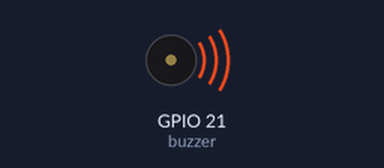
A sketch run on a simulated ESP32. Shown: buzzer (waves = sounding).

Above: at 0.1 s.
Timing chart, 0 to 40.0 s (numbered marks = the images above):
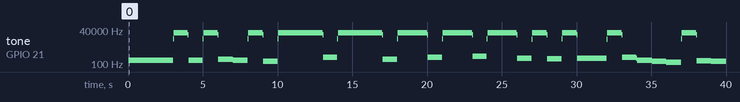

Measured:
- by itself, tone on GPIO 21 (buzzer): plays 190 Hz for 3.0 s, 8879 Hz for 0.04 s, 25000 Hz for 0.96 s, 18003 Hz for 0.04 s, 190 Hz for 0.96 s, 8861 Hz for 0.04 s … (56 notes in this stretch)

The sketch:

_____________.ino
```cpp
#define NOTE_B0  31
#define NOTE_C1  33
#define NOTE_CS1 35
#define NOTE_D1  37
#define NOTE_DS1 39
#define NOTE_E1  41
#define NOTE_F1  44
#define NOTE_FS1 46
#define NOTE_G1  49
#define NOTE_GS1 52
#define NOTE_A1  55
#define NOTE_AS1 58
#define NOTE_B1  62
#define NOTE_C2  65
#define NOTE_CS2 69
#define NOTE_D2  73
#define NOTE_DS2 78
#define NOTE_E2  82
#define NOTE_F2  87
#define NOTE_FS2 93
#define NOTE_G2  98
#define NOTE_GS2 104
#define NOTE_A2  110
#define NOTE_AS2 117
#define NOTE_B2  123
#define NOTE_C3  131
#define NOTE_CS3 139
#define NOTE_D3  147
#define NOTE_DS3 156
#define NOTE_E3  165
#define NOTE_F3  175
#define NOTE_FS3 185
#define NOTE_G3  196
#define NOTE_GS3 208
#define NOTE_A3  220
#define NOTE_AS3 233
#define NOTE_B3  247
#define NOTE_C4  262
#define NOTE_CS4 277
#define NOTE_D4  294
#define NOTE_DS4 311
#define NOTE_E4  330
#define NOTE_F4  349
#define NOTE_FS4 370
#define NOTE_G4  392
#define NOTE_GS4 415
#define NOTE_A4  440
#define NOTE_AS4 466
#define NOTE_B4  494
#define NOTE_C5  523
#define NOTE_CS5 554
#define NOTE_D5  587
#define NOTE_DS5 622
#define NOTE_E5  659
#define NOTE_F5  698
#define NOTE_FS5 740
#define NOTE_G5  784
#define NOTE_GS5 831
#define NOTE_A5  880
#define NOTE_AS5 932
#define NOTE_B5  988
#define NOTE_C6  1047
#define NOTE_CS6 1109
#define NOTE_D6  1175
#define NOTE_DS6 1245

#define NOTE_F6  1397
#define NOTE_FS6 1480
#define NOTE_GS6 1661

#define NOTE_CS7 2217
#define NOTE_DS7 2489

#define NOTE_FS7 2960
#define NOTE_GS7 3322
#define NOTE_AS7 3729
#define NOTE_B7  3951
#define NOTE_C8  4186
#define NOTE_CS8 4435
#define NOTE_D8  4699
#define NOTE_DS8 4978

#define buzzer 21
hw_timer_t *My_timer = NULL;
int i = 0;
int melody[] = {
  2637, 2637, 0, 2637,
  0, 2093, 2637, 0,
  3136, 0, 0,  0,
  1568, 0, 0, 0,

  2093, 0, 0, 1568,
  0, 0, 1319, 0,
  0, 1760, 0, 1976,
  0, 1865, 1760, 0,

  1568, 2637, 3136,
  3520, 0, 2794, 3136,
  0, 2637, 0, 2093,
  2349, 1976, 0, 0,

  2093, 0, 0, 1568,
  0, 0, 1319, 0,
  0, 1760, 0, 1976,
  0, 1865, 1760, 0,

  1568, 2637, 3136,
  3520, 0, 2794, 3136,
  0, 2637, 0, 2093,
  2349, 1976, 0, 0
};
// This is the Timer ISR. It is automatically called
// on a timer alarm event.
void IRAM_ATTR onTimer(){
  digitalWrite(buzzer, !digitalRead(buzzer));
}

void setup() {
  pinMode(buzzer, OUTPUT);
  My_timer = timerBegin(0, 80, true);  // use tiemr 0 and set prescale to 80 so 1 tick is 1 uSec
  timerAttachInterrupt(My_timer, &onTimer, true); // point to the ISR
  timerAlarmWrite(My_timer, melody[i], true);  // set alarm every 1 sec
  timerAlarmEnable(My_timer);  // enable the alarm
}

void loop() {
  timerAlarmEnable(My_timer);
  timerAlarmWrite(My_timer, melody[i], true);
  delay(1000);
   i++;
}
```
